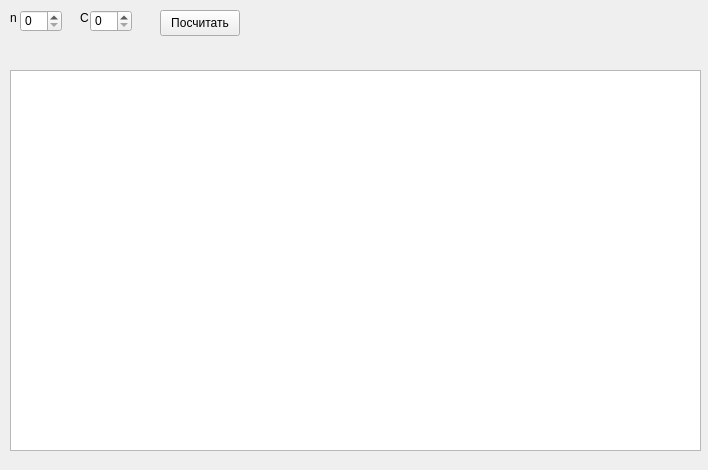
<?xml version="1.0" encoding="UTF-8"?>
<ui version="4.0">
 <class>Form</class>
 <widget class="QWidget" name="Form">
  <property name="geometry">
   <rect>
    <x>0</x>
    <y>0</y>
    <width>708</width>
    <height>470</height>
   </rect>
  </property>
  <property name="minimumSize">
   <size>
    <width>708</width>
    <height>470</height>
   </size>
  </property>
  <property name="maximumSize">
   <size>
    <width>708</width>
    <height>470</height>
   </size>
  </property>
  <property name="windowTitle">
   <string>Lab7</string>
  </property>
  <widget class="QSpinBox" name="boxN">
   <property name="geometry">
    <rect>
     <x>20</x>
     <y>10</y>
     <width>42</width>
     <height>22</height>
    </rect>
   </property>
  </widget>
  <widget class="QLabel" name="labelN">
   <property name="geometry">
    <rect>
     <x>10</x>
     <y>10</y>
     <width>16</width>
     <height>16</height>
    </rect>
   </property>
   <property name="text">
    <string>n</string>
   </property>
  </widget>
  <widget class="QTableWidget" name="table">
   <property name="geometry">
    <rect>
     <x>10</x>
     <y>70</y>
     <width>691</width>
     <height>381</height>
    </rect>
   </property>
  </widget>
  <widget class="QPushButton" name="buttonResult">
   <property name="geometry">
    <rect>
     <x>160</x>
     <y>10</y>
     <width>80</width>
     <height>26</height>
    </rect>
   </property>
   <property name="text">
    <string>Посчитать</string>
   </property>
  </widget>
  <widget class="QSpinBox" name="boxC">
   <property name="geometry">
    <rect>
     <x>90</x>
     <y>10</y>
     <width>42</width>
     <height>22</height>
    </rect>
   </property>
  </widget>
  <widget class="QLabel" name="labelC">
   <property name="geometry">
    <rect>
     <x>80</x>
     <y>10</y>
     <width>16</width>
     <height>16</height>
    </rect>
   </property>
   <property name="text">
    <string>C</string>
   </property>
  </widget>
 </widget>
 <resources/>
 <connections/>
</ui>
